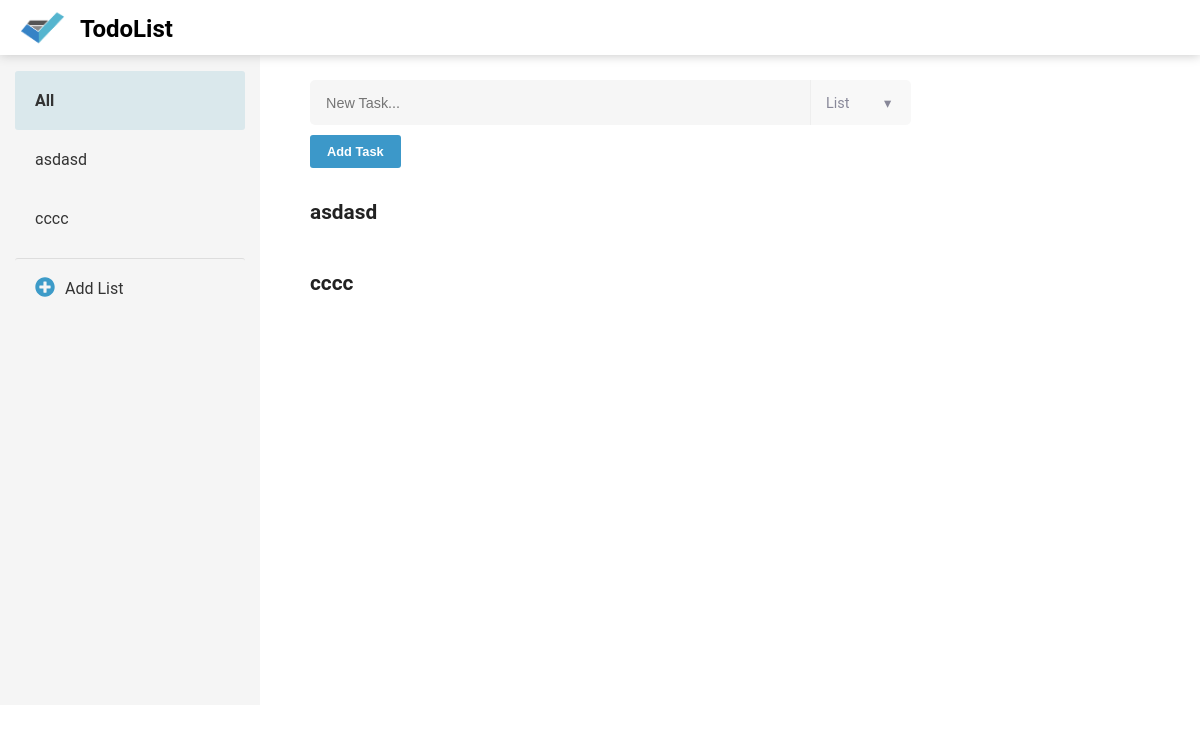
Before: / with the older database file.
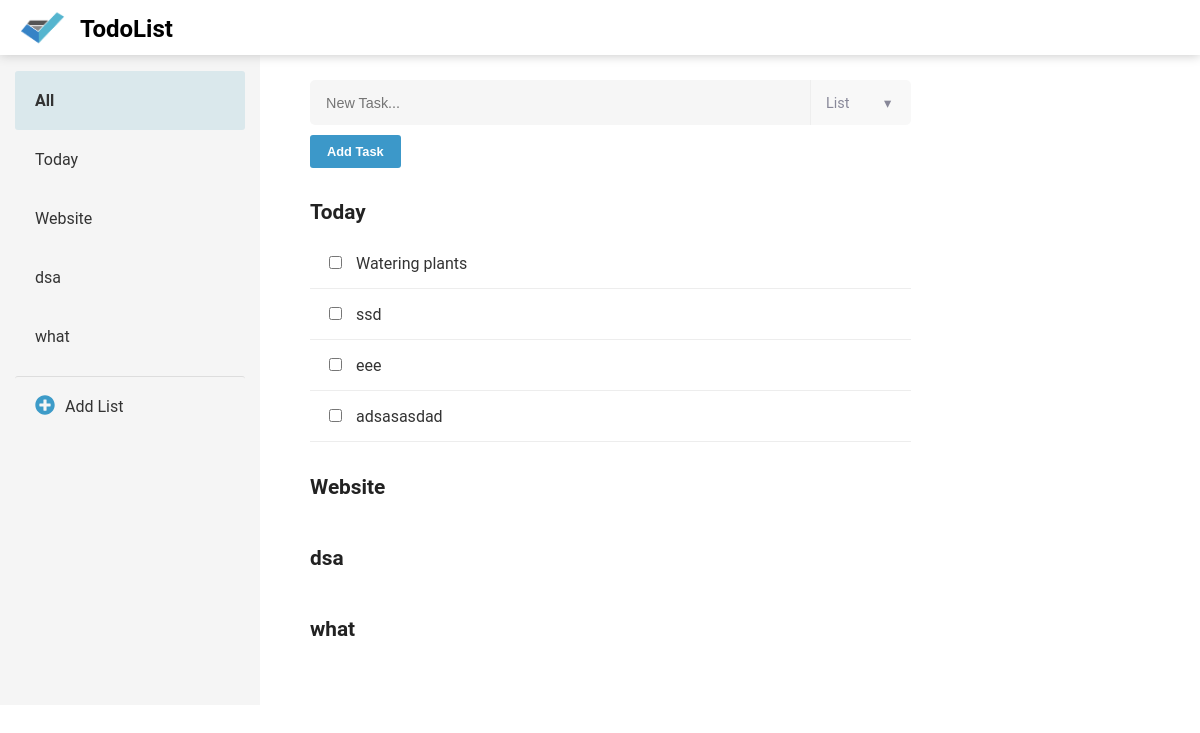
After: the same page with the newer database file.
### list/models.py (models this page shows, shortened)
class Category(models.Model):
	name = models.CharField(max_length=50, unique=True, blank=False)

class Task(models.Model):
	PRIORITY_CHOICES = [('C', 'Critical'),('H','High'), ('M', 'Medium'), ('L', 'Low')]
	title = models.CharField(max_length=100)
	due_date = models.DateTimeField(blank=True, default=datetime.now)
	done = models.BooleanField(default=False)
	priority = models.CharField(choices=PRIORITY_CHOICES, max_length=10)
	category = models.ForeignKey('Category')

### list/views.py (the view)
# urls.py: 2. Add a URL to urlpatterns:  url(r'^$', views.home, name='home')
def home(request):
	categories = Category.objects.all()
	return render(request, "home.html", {"categories":categories})

### list/templates/home.html (shortened to what this page needs)
{% extends 'base.html' %}
{% load static %}
{% block content %}
<div class="sidebar" id="sidebar">
	<ul id="listTabs">
		<li class="side active sideTabs" id="tabAll"><a> All </a></li>
		{% for c in categories %}
			{% with c.id|stringformat:"s" as cid %}
			<li class="side sideTabs" id="{{'tab'|add:cid}}">
				<a class="categoryLink">
					{{ c.name }}
				</a>
			</li>
			{% endwith %}
		{% endfor %}
		<div class="side" id="tabNewCategory" onclick="addCategory()">
			<a class="addListLink">
				<img src="{% static 'plus.svg' %}" class="addIcon"><span id="addList">Add List</span>
			</a>
		</div>
	</ul>
</div>
<div class="content">
	<div class="taskForm">
		<form id="newTask">
			<div class="textArea">
				<input type="text" name="newTask" placeholder="New Task..." id="taskTextInput" autocomplete="off">
				<div class="dropDown">
					<a class="categoryDropDown" id="categoryDropDown" onclick="showCategories()">
						<span id="selectedCategory">List&nbsp;&nbsp;</span><span id="downIcon">&#9662;</span>
					</a>
				</div>
			<div class="submitButton">
				<input type="submit" value="Add Task">
			</div>
		</form>
	</div>
	<div class="taskList" id="categoryContent">
		<ul id="listNames">
			{% for c in categories %}
				{% with c.id|stringformat:"s" as cid %}
				<div id="{{'category'|add:cid}}" class="catDetails">
				{% endwith %}
					<h1> {{ c.name }} </h1>
					{% for t in c.task_set.all %}
						{% with t.id|stringformat:"s" as taskid %}
						<li class="task" id="{{'taskDiv'|add:taskid}}">
							<a class="taskLink">
								<input type="checkbox" id="{{'check'|add:taskid}}" name="{{'check'|add:taskid}}">
								<span>{{ t.title }}</span>
							</a>
						</li>
						{% endwith %}
					{% endfor %}
					<br>
				</div>
			{% endfor %}
		</ul>
	</div>
</div>
{% endblock content %}

### list/templates/base.html (shortened to what this page needs)
{% load static %}
<html>
	<head>
		<link rel="stylesheet" type="text/css" href="{% static 'styles.css' %}" >
	</head>
	<body>
		<div class="header">
			<img src="{% static 'listlogo.png' %}" id="logo">
			<h1 id="maintitle">TodoList</h1>
		</div>
	    <div class="maincontent">
			{% block content %}
			{% endblock content %}
		</div>
	</body>
</html>

### static/styles.css (style rules this page uses)
body { margin: 0 auto; font-family: Roboto, sans-serif; }
.header { background-color: white; box-shadow: 0 1px 10px #CCCCCC; height: 55px; margin: 0; position: relative; z-index:10; }
#logo { margin-top:5px; margin-left:20px; margin-right:15px; width: 45px; height: 45px; float: left; }
#maintitle { padding-top: 15px; margin: 0; padding-left:10px; font-family: Roboto, sans-serif; font-size: 1.5em; }
ul { list-style-type: none; padding-left: 0; }
.side { font-size: 1em; padding: 20px 20px; border-radius: 3px; }
li.active { background-color: rgba(109, 179, 201, 0.2); }
.active > a { font-weight: bold; }
a { color: #333333; text-decoration: none; display: block; cursor: pointer; }
h1 { font-size: 1.3em; }
.sidebar { background-color: #f5f5f5; padding: 0px 15px; width: 230px; height: 650px; position: fixed; overflow: auto; z-index: 5; }
.maincontent { position: fixed; height: 100%; }
.taskForm { padding-top: 15px; }
input { cursor: pointer; }
input[type=text] { margin: 10px 0px; border-radius: 5px 5px 5px 5px; border: 1px solid rgba(50, 152, 207, 0.0) ; background-color: rgba(230,230,230,0.35); padding:15px; font-size: 0.9em; }
input[type=submit] { border: 1px solid rgba(0,0,0,0) ; color: white; background-color: #3c98c9; border-radius: 3px; font-size: 0.8em; padding:8px 16px; font-weight: bold; float: left; }
input[type=checkbox] { margin-right: 10px; }
#taskTextInput { width: 500px; height: 45px; border-radius: 5px 0px 0px 5px; }
.task { padding: 15px; border-bottom: 1px solid #EDEDED; }
#categoryContent { height: 75%; overflow: auto; }
.content { margin-left: 310px; position: fixed; color: #222222; height: 100%; z-index: -100; }
.textArea { display: inline-block; }
#taskTextInput { float: left; display:block; }
.dropDown { position:relative; float: left; background-color: rgba(230,230,230,0.3); width:100px; height:45px; margin: 10px 0px; border-radius: 0px 5px 5px 0px; border-left: 1px solid #EEEEEE; overflow: hidden; }
.categoryDropDown { color: #889; font-size: 0.9em; border-radius: 0px 5px 5px 0px; }
#selectedCategory { display: inline-block; padding: 15px; width: 38px; overflow: hidden; }
#downIcon { position: relative; top: -19px; left: 5px; }
.addIcon { width: 20px; height: 20px; filter: invert(43%) sepia(89%) saturate(326%) hue-rotate(155deg) brightness(106%) contrast(95%); display: block; float: left; margin-top:-2px; }
#addList { margin: 10px; }
#tabNewCategory { margin-top: 10px; border-top: 0.5px solid #DDD; }

Changed rows visible on the page:
removed Category: name "asdasd"
removed Category: name "cccc"
added Category: name "Today"
added Category: name "Website"
added Category: name "dsa"
added Category: name "what"
added Task: title "Watering plants"
added Task: title "ssd"
added Task: title "eee"
added Task: title "adsasasdad"
